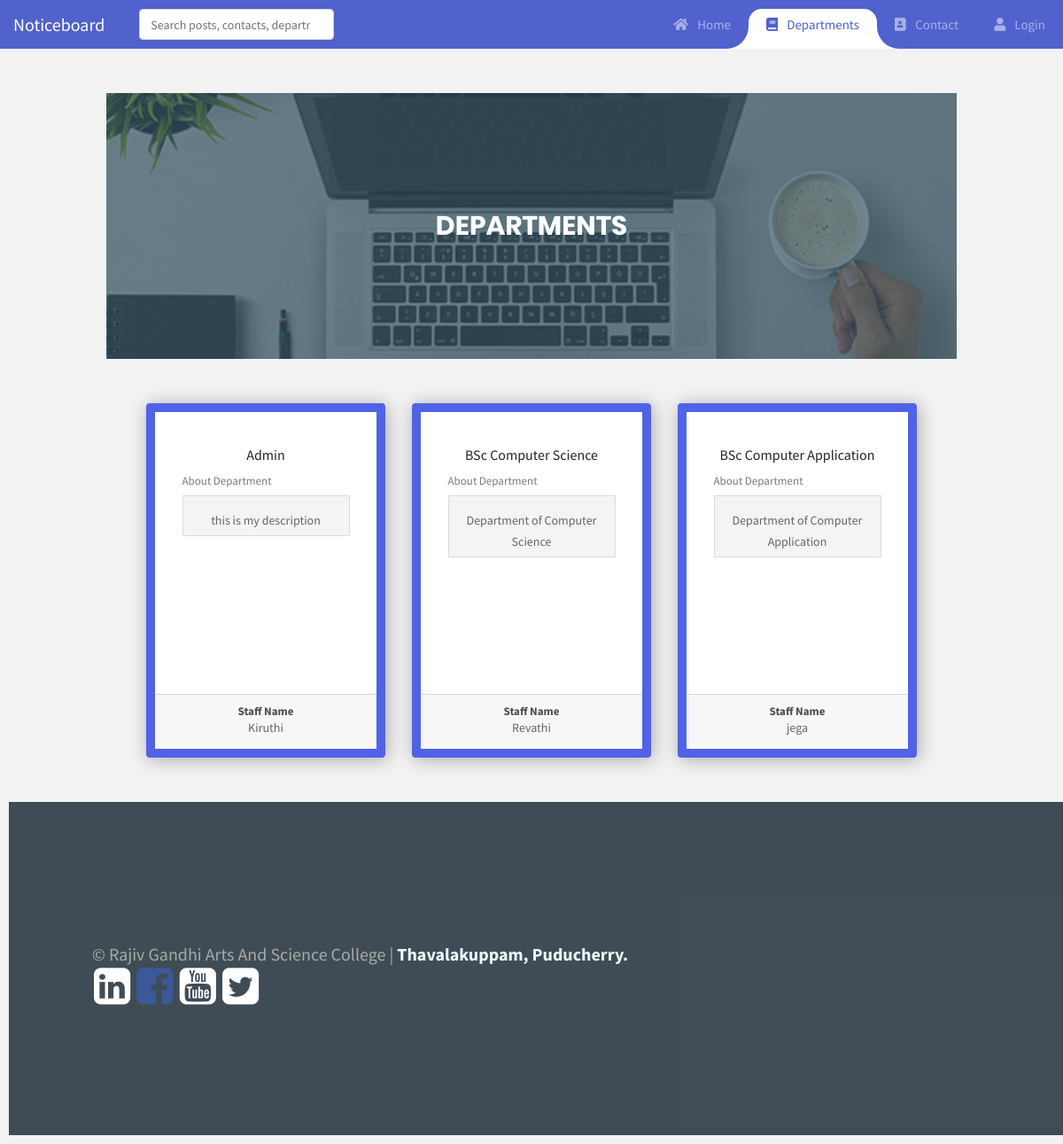
Screenshot of /clubs.php with the database file from the repository.
### tables this page shows
CREATE TABLE `departments` (
  `department` varchar(50) NOT NULL,
  `departmentId` int(10) NOT NULL,
  `dep_description` varchar(2000) NOT NULL,
  `linked` varchar(30) NOT NULL
);

### clubs.php (the view, shortened to what this page needs)
<!DOCTYPE html>
<html lang="en">
<head>
    <link rel="stylesheet" type="text/css" href="css/font-awesome.min.css">
    <link rel="stylesheet" href="https://stackpath.bootstrapcdn.com/bootstrap/4.3.1/css/bootstrap.min.css">
    <link rel='stylesheet' href='https://cdnjs.cloudflare.com/ajax/libs/font-awesome/5.10.2/css/all.css'><link rel="stylesheet" href="./style.css">
	<link rel="stylesheet" type="text/css" href="fonts/font-awesome-4.7.0/css/font-awesome.min.css">
    <link rel="stylesheet" href="https://cdnjs.cloudflare.com/ajax/libs/slick-carousel/1.8.1/slick.css" />
    <link rel="stylesheet" href="https://cdnjs.cloudflare.com/ajax/libs/slick-carousel/1.8.1/slick-theme.min.css" />
	<link rel="stylesheet" type="text/css" href="css/style.css">
    <link rel="stylesheet" type="text/css" href="css/profile.css">
    <link rel="stylesheet" type="text/css" href="css/responsive.css">
    <link rel="stylesheet" type="text/css" href="css/util.css">
</head>
<body>
    <?php
        include 'header.php';
    ?>
    <div class="title-container">
        <div class="title-image" style="background-image: url(img/bg-01.jpg);">
            <span class="title-text">
                Departments
            </span>
        </div>
    </div>
        <section class="flipcard">
        <div class="row">
            <?php
                require "connect.php";
                $query = "SELECT a.*, b.username FROM departments as a, login_details as b WHERE a.departmentId=b.departmentId";
                $result = mysqli_query($mysql, $query) or die('<h3>Sorry! Couldn\'t connect. (0)</h3>');
                while ($row = mysqli_fetch_assoc($result)) {
                            $department = $row['department'];
                            $description = $row['dep_description'];
                            $name = $row['username'];
                            echo '<div class="col-md-3" style="max-width: 350px;margin-top: 20px;">
                            <div class="card-flipper effect__hover" data-id="1">
                              <div class="card__front">
                                <div class="card card-01">
                                  <div class="card-body text-center">
                                      <fieldset>
                                          <legend>'.$department.'</legend>
                                          <span class="card-title"><strong>About Department</strong></span>
                                          <div>
                                              <p class="card-text">'.$description.'</p>
                                          </div>
                                      </fieldset>
                                  </div>
                                  <div class="card-footer text-center">
                                      <div>
                                          <h4>Staff Name</h4>
                                          <p>'.$name.'</p>
                                      </div>
                                  </div>
                                </div>
                              </div>
                              <div class="card__back">
                                <div class="card card-01">
                                  <div class="card-body text-center">
                                    <h1 class="card-title">'.$department.'</h1>
                                    <p class="card-text">'.$description.'</p>
                                    <a href="visit.php?department='.$department.'" class="btn btn-default">View More</a>
                                  </div>
                                </div>
                              </div>
                            </div>
                          </div>';
                }
            ?>
            </div>
  </section>
</body>
</html>
    <?php
        include 'footer.php';
    ?>
</body>
</html>

### header.php (shortened to what this page needs)
<?php
    $home_active = '';
    $department_active = '';
    $contact_active = '';
    $login_active = '';
    $profile_active = '';
    if(isset($_SESSION['current_page'])){
        switch($_SESSION['current_page']){
            case "department": $department_active = ' active';break;
        }
    }
?>
<nav class="navbar navbar-expand-custom navbar-mainbg">
        <a class="navbar-brand navbar-logo" href="index.php">Noticeboard</a>
                <form method="post" style="margin: 8px;width:220px;float:left" action="search.php"><input class="form-control" style="font-size: 14px" type="search" name="search" placeholder="Search posts, contacts, departments and clubs.." required/></form>
        <div class="collapse navbar-collapse" id="navbarSupportedContent">
            <ul class="navbar-nav ml-auto">
                <div class="hori-selector"><div class="left"></div><div class="right"></div></div>
                <li class="nav-item <?=$home_active?>">
                    <a class="nav-link" href="index.php"><i class="fas fa-home"></i>Home</a>
                </li>
                <li class="nav-item <?=$department_active?>">
                    <a class="nav-link" href="clubs.php"><i class="fas fa-book"></i>Departments</a>
                </li>
                <li class="nav-item <?=$contact_active?>">
                    <a class="nav-link" href="contact.php"><i class="fas fa-address-book"></i>Contact</a>
                </li>
                <?php
                    if(isset($_SESSION['username'])){
                ?>
                <li class="nav-item <?=$login_active?>">
                    <a class="nav-link" href="logout.php"><i class="fas fa-sign-out-alt"></i>Logout</a>
                </li>
                <li class="nav-item <?=$profile_active?>">
                    <a class="nav-link" href="profile.php"><i class="fas fa-user"></i><?php echo $_SESSION['name'] ?></a>
                </li>
                <?php
                    }else{
                ?>
                <li class="nav-item <?=$login_active?>">
                    <a class="nav-link" href="login.php"><i class="fas fa-user"></i>Login</a>
                </li>
                <?php } ?>
            </ul>
        </div>
    </nav>

### footer.php (shortened to what this page needs)
<footer id="footer" style="margin-top: 20px">
        <section class="rights">
            <div class="col-md-12">
                <div class="col-md-8">
                    <ul class="copyright">
                        <p>&copy; Rajiv Gandhi Arts And Science College | <a href="http://rgasc.edu.in" target="_blank">Thavalakuppam, Puducherry.</a></p>
                    </ul>
                </div>
                <div class="col-md-4">
                    <ul class="links">
                        <li><a href="#" target="_blank"><i class="fa fa-linkedin-square fa-3x"></i></a></li>
                        <li><a href="#" target="_blank"><i class="fa fa-facebook-square fa-3x"></i></a></li>
                        <li><a href="#" target="_blank"><i class="fa fa-youtube-square fa-3x"></i></a></li>
                        <li><a href="#" target="_blank"><i class="fa fa-twitter-square fa-3x"></i></a></li>
                    </ul>
                </div>
            </div>
        </section>
</footer>

### rows the page displays
departments: department "Admin", dep_description "this is my description", login_details.username "Kiruthi"
departments: department "BSc Computer Science", dep_description "Department of Computer Science", login_details.username "Revathi"
departments: department "BSc Computer Application", dep_description "Department of Computer Application", login_details.username "jega"
